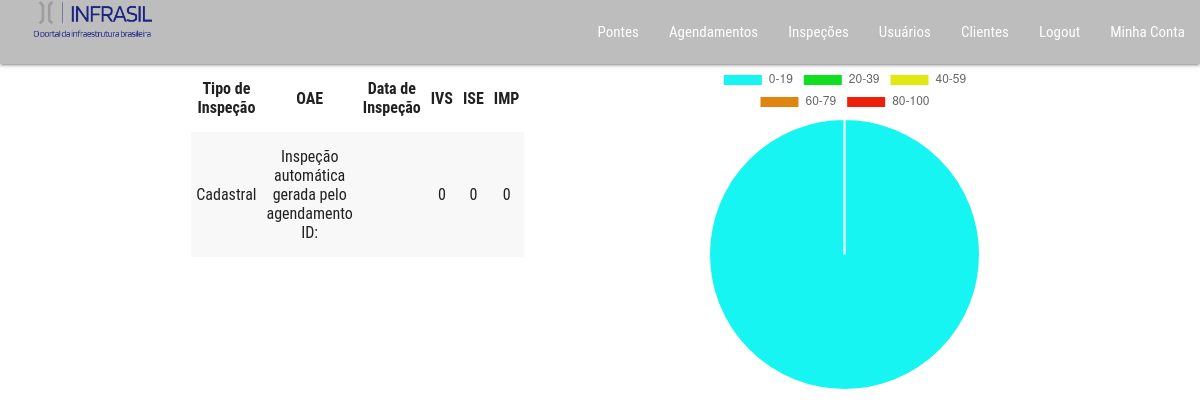
The page /dash.php (signed in) on the database its author committed.
### tables this page shows
CREATE TABLE `inspecoes` (
  `id` int(11) NOT NULL,
  `ponte_id` int(11) NOT NULL,
  `nome` varchar(200) NOT NULL,
  `descricao` varchar(200) NOT NULL,
  `data_inspecao` date DEFAULT NULL,
  `id_usuario` int(11) NOT NULL,
  `nota_indice_localizacao` decimal(10,2) DEFAULT NULL,
  `nota_indice_volume_trafego` decimal(10,2) DEFAULT NULL,
  `nota_indice_largura_oae` decimal(10,2) DEFAULT NULL,
  `nota_geometria_condicoes` decimal(10,2) DEFAULT NULL,
  `nota_acessos` decimal(10,2) DEFAULT NULL,
  `nota_cursos_agua` decimal(10,2) DEFAULT NULL,
  `nota_encontros_fundacoes` decimal(10,2) DEFAULT NULL,
  `nota_apoios_intermediarios` decimal(10,2) DEFAULT NULL,
  `nota_aparelhos_apoio` decimal(10,2) DEFAULT NULL,
  `nota_superestrutura` decimal(10,2) DEFAULT NULL,
  `nota_pista_rolamento` decimal(10,2) DEFAULT NULL,
  `nota_juntas_dilatacao` decimal(10,2) DEFAULT NULL,
  `nota_barreiras_guardacorpos` decimal(10,2) DEFAULT NULL,
  `nota_sinalizacao` decimal(10,2) DEFAULT NULL,
  `nota_instalacoes_util_publica` decimal(10,2) DEFAULT NULL,
  `nota_largura_plataforma` decimal(10,2) DEFAULT NULL,
  `nota_capacidade_carga` decimal(10,2) DEFAULT NULL,
  `nota_superficie_plataforma` decimal(10,2) DEFAULT NULL,
  `nota_pista_rolamento_fc` decimal(10,2) DEFAULT NULL,
  `nota_outros_fc` decimal(10,2) DEFAULT NULL,
  `nota_espaco_livre` decimal(10,2) DEFAULT NULL,
  `nota_localizacao_ponte` decimal(10,2) DEFAULT NULL,
  `nota_saude_fisica_ponte` decimal(10,2) DEFAULT NULL,
  `nota_outros_fi` decimal(10,2) DEFAULT NULL,
  `tipo_inspecao` enum('cadastral','rotineira','especial','extraordinaria') NOT NULL,
  `status` enum('Aberto','Avaliado') DEFAULT 'Aberto',
  `obs` text
);

### conexao.php (called while the page is built, shortened)
<?php
	class Conexao{
		public function conectar(){
			try{
				if($_SERVER['MIBDIRS'] == 'C:/xampp/php/extras/mibs'){
					$conexao = new mysqli($this::serverNameTest, $this::userNameTest, $this::senhaTest, $this::dbNameTest);
				}else{
					$conexao = new mysqli($this::serverName, $this::userName, $this::senha, $this::dbName);
				}
				$conexao->autocommit(true);
				return $conexao;
			} catch(Exception $e){
				return false;
			}
		}
		public function executarQuery($query){
			$conexao = $this->conectar();
			$retorno = $conexao->query($query);
			if(is_object($retorno) OR is_array($retorno))
				$retorno = $retorno->fetch_all(MYSQLI_ASSOC);
			elseif(is_bool($retorno) AND !$retorno){
				$conexao->query("ROLLBACK");
				return $conexao->error;
			}elseif(is_bool($retorno)){
				$retorno = $conexao->insert_id;
			}
			return $retorno;
		}
	}
?>

### RankeamentoService.php (the view, shortened to what this page needs)
<?php
	class RankeamentoService{
		private $inspecoes;
		public function __construct($inspecoes){
			$this->inspecoes = $inspecoes;
		}
		public function renderGrafico(){
			$agrupamentoNotas = $this->agruparInspecoes();
			echo "<script>renderChart('pie', $agrupamentoNotas)</script>";
		}
		private function agruparInspecoes(){
			$grupos = [];
			foreach($this->inspecoes as $inspecao){
				$imps[$inspecao['ponte_id']] = $this->calcularIMP($inspecao)['imp'];
			}
			foreach($imps as $imp){
				$grupos[intval($imp/20)+1][] = $imp;
			}
			$retorno = [
				'countUm' => isset($grupos[1]) ? count($grupos[1]) : 0,
				'countDois' => isset($grupos[2]) ? count($grupos[2]) : 0,
				'countTres' => isset($grupos[3]) ? count($grupos[3]) : 0,
				'countQuatro' => isset($grupos[4]) ? count($grupos[4]) : 0,
				'countCinco' => isset($grupos[5]) ? count($grupos[5]) : 0
			];
			return json_encode($retorno);
		}
		public function renderRankeamentos($retornarHtml = false, $limite = 10){
			$imps = [];
			foreach($this->inspecoes as $inspecao){
				$imps[$inspecao['ponte_id']] = $this->calcularIMP($inspecao);
			}
			$imps = Utils::ordenarArrayMultiDimensional($imps, 'imp');
			$html = '';
			$html .= "<table class='striped centered responsive-table'>";
			$html .= "<thead>";
			$html .= "<tr>";
			$html .= "<th>Tipo de Inspeção</th>";
			$html .= "<th>OAE</th>";
			$html .= "<th>Data de Inspeção</th>";
			$html .= "<th>IVS</th>";
			$html .= "<th>ISE</th>";
			$html .= "<th>IMP</th>";
			$html .= "</tr>";
			$html .= "</thead>";
			$html .= "<tbody>";
			foreach($imps as $inspecao){
				$html .= "<tr>";
				$html .= "<td>".InspecaoService::tipos[$inspecao['tipo_inspecao']]."</td>";
				$html .= "<td>".$inspecao['descricao']."</td>";
				$html .= "<td>".Utils::formataData($inspecao['data_inspecao'])."</td>";
				$html .= "<td>".$inspecao['ivs']."</td>";
				$html .= "<td>".$inspecao['ise']."</td>";
				$html .= "<td>".$inspecao['imp']."</td>";
				$html .= "</tr>";
			}
			$html .= "</tbody>";
			$html .= "</table>";
			echo $html;
		}
		public function calcularIMP($inspecao){
			$indiceValorSocial = $this->calcularIndiceValorSocial($inspecao);
			$indiceSaudeEstrutura = $this->calcularIndiceSaudeEstrutura($inspecao);
			$imp = self::ALFA1 * $indiceValorSocial + self::ALFA2 * $indiceSaudeEstrutura;
			return [
				'ivs' => $indiceValorSocial,
				'ise' => $indiceSaudeEstrutura,
				'imp' => $imp,
				'descricao' => substr($inspecao['nome'], 0, 50),
				'id' => $inspecao['id'],
				'ponte_id' => $inspecao['ponte_id'],
				'data_inspecao' => $inspecao['data_inspecao'],
				'ponte_nome' => $inspecao['ponte_nome'],
				'tipo_inspecao' => $inspecao['tipo_inspecao']
			];
		}
		public function calcularIndiceValorSocial($inspecao){
			return $inspecao['nota_indice_localizacao'] + $inspecao['nota_indice_volume_trafego'] + $inspecao['nota_indice_largura_oae'];
		}
		public function calcularIndiceSaudeEstrutura($inspecao){
			$fatorSeguranca = $this->calcularFatorSeguranca($inspecao);
			$fatorConservacao = $this->calcularFatorConservacao($inspecao);
			$fatorImpacto = $this->calcularFatorImpacto($inspecao);
			return $fatorSeguranca + $fatorConservacao + $fatorImpacto;
		}
		private function calcularFatorSeguranca($inspecao){
			return $inspecao['nota_geometria_condicoes'] +
				   $inspecao['nota_acessos'] +
				   $inspecao['nota_cursos_agua'] +
				   $inspecao['nota_encontros_fundacoes'] +
				   $inspecao['nota_apoios_intermediarios'] +
				   $inspecao['nota_aparelhos_apoio'] +
				   $inspecao['nota_superestrutura'] +
				   $inspecao['nota_pista_rolamento'] +
				   $inspecao['nota_juntas_dilatacao'] +
				   $inspecao['nota_barreiras_guardacorpos'] +
				   $inspecao['nota_sinalizacao'] +
				   $inspecao['nota_instalacoes_util_publica'];
		}
		private function calcularFatorConservacao($inspecao){
			return $inspecao['nota_largura_plataforma'] +
				   $inspecao['nota_capacidade_carga'] +
				   $inspecao['nota_superficie_plataforma'] +
				   $inspecao['nota_pista_rolamento_fc'] +
				   $inspecao['nota_outros_fc'];
		}
		private function calcularFatorImpacto($inspecao){
			return $inspecao['nota_espaco_livre'] +
				   $inspecao['nota_localizacao_ponte'] +
				   $inspecao['nota_saude_fisica_ponte'] +
				   $inspecao['nota_outros_fi'];
		}
	}
?>

### assets/css/main.css (style rules this page uses)
html { font-family: 'Roboto Condensed', sans-serif; }
body { display: flex; min-height: 100vh; flex-direction: column; }

### rows shown on the page
inspecoes: tipo_inspecao "Cadastral", descricao "Inspeção automática gerada pelo agendamento ID:", id_usuario "0"

### other values the page prints
chart data {{ $agrupamentoNotas }} {"countUm":1,"countDois":0,"countTres":0,"countQuatro":0,"countCinco":0}
